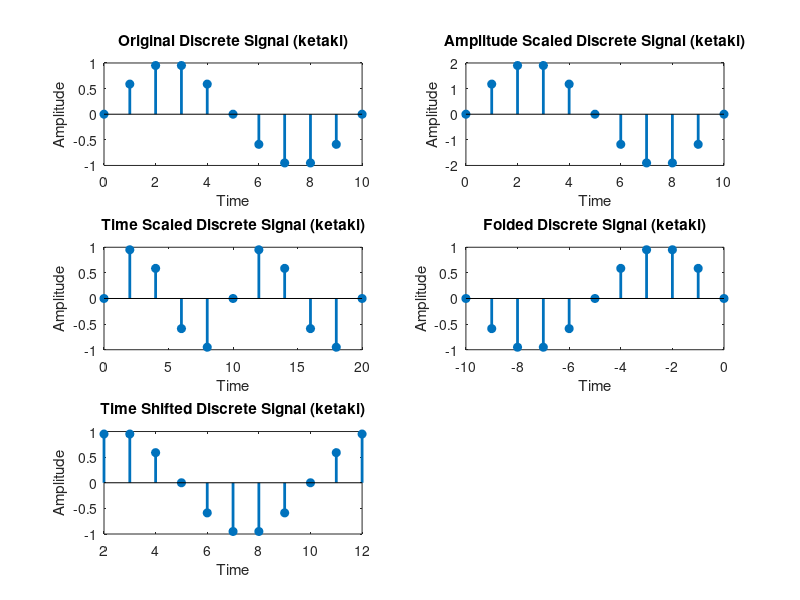

Source code (MATLAB):
% Clearing all variables, closing all figures, and clearing the command window
clear all;
close all;
clc;

% Creating the discrete time vector
n = 0:10;

% Defining the original discrete signal
x = sin(0.2*pi*n);

% Amplitude scaling
amp_scale = 2;
x_amp_scaled = amp_scale * x;

% Time scaling
time_scale = 2;
n_scaled = time_scale * n;
x_time_scaled = sin(0.2*pi*n_scaled);

% Folding
n_folded = -fliplr(n); % Flip the signal values
x_folded = sin(0.2*pi*(-n_folded)); % Adjusted folding operation

% Time shifting
n_shifted = n + 2;
x_shifted = sin(0.2*pi*n_shifted);

% Plotting the results using subplot
subplot(3, 2, 1);
stem(n, x, 'filled', 'LineWidth', 2);
xlabel('Time');
ylabel('Amplitude');
title('Original Discrete Signal (ketaki)');

subplot(3, 2, 2);
stem(n, x_amp_scaled, 'filled', 'LineWidth', 2);
xlabel('Time');
ylabel('Amplitude');
title('Amplitude Scaled Discrete Signal (ketaki)');

subplot(3, 2, 3);
stem(n_scaled, x_time_scaled, 'filled', 'LineWidth', 2);
xlabel('Time');
ylabel('Amplitude');
title('Time Scaled Discrete Signal (ketaki)');

subplot(3, 2, 4);
stem(n_folded, x_folded, 'filled', 'LineWidth', 2);
xlabel('Time');
ylabel('Amplitude');
title('Folded Discrete Signal (ketaki)');

subplot(3, 2, 5);
stem(n_shifted, x_shifted, 'filled', 'LineWidth', 2);
xlabel('Time');
ylabel('Amplitude');
title('Time Shifted Discrete Signal (ketaki)');
